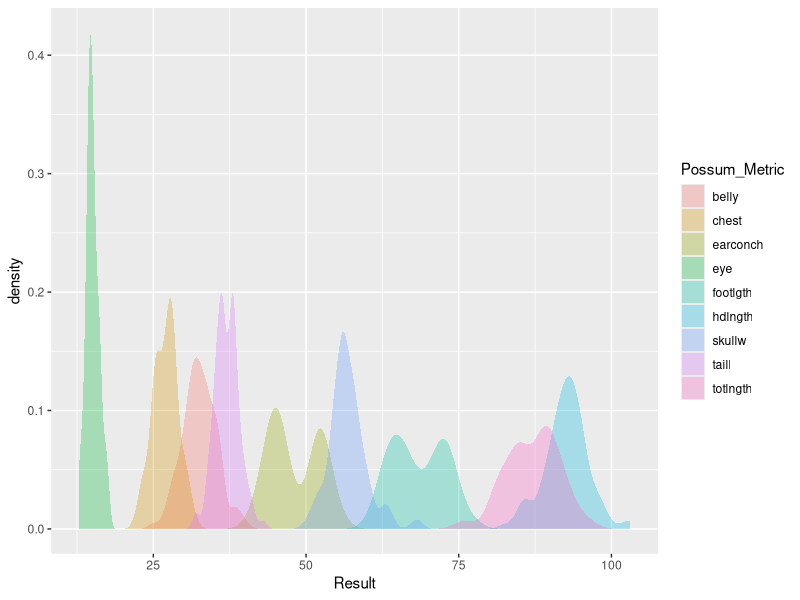

The R script that drew this image:
## ---- chunk 1
# Start by constructing a dataframe
date <- c("June 28, 2019", "June 29, 2019", "June 30, 2019",
          "July 1, 2019", "July 2, 2019")
time <- c("18:45", "16:36", "7:30", "14:22", "12:36")
patient.ID <- c("A", "B", "C", "D", "E") # Here is a vector of patient IDs
result <- c(5.3, 6.4, 4.1, 7.7, 5.3) # Here is a vector of results
df <- data.frame(patient.ID, result, date, time) 
# This generates a dataframe with four columns (variables) and five rows (observations)
df
## ---- chunk 2
str(df)
## ---- chunk 3
df <- data.frame(patient.ID, result, date, time, stringsAsFactors = FALSE)
str(df)
## ---- chunk 4
# Patient.ID to a character variable
df$patient.ID <- as.character(df$patient.ID) 
# This was already numeric, but I just wanted to show you how to do this
df$result <- as.numeric(df$result) 
## ---- chunk 5
library(lubridate)

mdy("Aug-20,1755")
mdy("Aug/20/1755")
mdy("08-20-1755")
mdy("08201755")
mdy("August 20, 1755")
mdy("August 20 1755")
#all work perfectly without any explicit statements about format.
## ---- chunk 6
#calculating the number of days since the Declaration of Independence
then <- mdy_hms("July 04,  1776 14:32:45")
then
now <- ymd_hms(Sys.time())
now
delta <- difftime(now, then, units = "days")
delta #wow

#calculating the number of days Canada has been a country
then <- mdy_hms("July 01,  1867 11:17:21")
then
now <- ymd_hms(Sys.time())
now
delta <- difftime(now, then, units = "days")
delta
## ---- chunk 7
df$date <- mdy(df$date) # note that I had to change "dmy()" to "mdy()".
## ---- chunk 8
# paste the date, followed by the time using a space as a separator into a new column
# called "date.time" in the "df" dataframe.
date.time <- paste(date, time, sep = " ") 
df <- data.frame(patient.ID, result, date.time, stringsAsFactors = FALSE)
df$date.time <- mdy_hm(date.time)
str(df)
## ---- chunk 9
log(df$result) # gives you the log of each result

# wrapping the log function with round, we can tell R how many decimals to round to
round(log(df$result), digits = 2) 
## ---- chunk 10
library(dplyr)

df$result %>%
  log() %>%
  round(digits = 2)  
## ---- chunk 11

df <- data.frame(patient.ID, result, date, time) # Re-generate your dataframe
str(df) # remind yourself that the columns are not formatted correctly

# Now apply the formatting using the pipe operator %>%

df<- df %>%
          mutate(patient.ID = as.character(patient.ID),
                 result = as.numeric(result),
                 date = as.character(date), # must be character variable for next step
                 time = as.character(time), # must be character variable for next step
                 date.time = mdy_hm(paste(date, time, sep = " ")))
str(df)

## ---- chunk 12
###Solution###
library(tidyverse)
K.data <- read.csv("Data_Files/Potassium.csv")
# this can be done one at a time using the method above, but a more efficient way to go about it is to use `mutate()`
K.data <- K.data %>% mutate(ORDERED_DATE = dmy_hm(ORDERED_DATE), 
                            RESULT_DATE= dmy_hm(RESULT_DATE),
                            RECEIVED_DATE =  dmy_hm(RECEIVED_DATE))  %>%
  mutate(TAT = difftime(RESULT_DATE, ORDERED_DATE, units = "min"), 
         lab.TAT = difftime(RESULT_DATE,RECEIVED_DATE, units = "min"))

K.data %>% 
  arrange(desc(TAT)) %>%
  head()

K.data %>% 
  arrange(desc(lab.TAT)) %>%
  head()

max(K.data$TAT)
summary(as.numeric(K.data$TAT))
quantile(K.data$TAT,probs = c(0.9,0.99))

max(K.data$lab.TAT)
K.data$ORDERED_DATE[which(K.data$lab.TAT==max(K.data$lab.TAT))]
summary(as.numeric(K.data$lab.TAT))
quantile(K.data$lab.TAT,probs = c(0.9,0.99))

#Note two things:
#1)	Scheduled orders are included.
#2)	There was a LIS downtime on Jan 29/2015.
## ---- chunk 13
sample.ids <- c("C001", "C002", "H001", "H002", "ZC001", "ZC002", "ZH001", "ZH002")
## ---- chunk 14
library(stringr)
#returns a TRUE or FALSE to the question "does the string contain the pattern ZC?"
grepl("Z", sample.ids) 
#returns the location of strings that contain the patern ZC
grep("Z", sample.ids)

## ---- chunk 15
gsub("Z", "QC", sample.ids) #what did this do? 
gsub("ZC001", "QC", sample.ids) #okay, now we're getting somewhere
## ---- chunk 16
gsub("Z.*", "QC", sample.ids) 
## ---- chunk 17
gsub("^Z.*", "QC", sample.ids) 
# Translation: begins with "Z" and has text after - useful to restrict the pattern to look only at strings that start with Z
gsub("ZC.*|ZH.*", "QC", sample.ids) 
# Translation: change ZC or ZH containing string to "QC"
## ---- chunk 18
sample.ids <- gsub("ZC.*", "Chemistry QC", sample.ids)
sample.ids <- gsub("ZH.*", "Hematology QC", sample.ids)
sample.ids
## ---- chunk 19
# This works if there is always a zero after the "C" in the patient result
gsub("^C0.*", "Patient", sample.ids) 

#works for any number after the "C"
gsub("^C[0-9].*", "Patient", sample.ids) 

# now we'll include an "or" so we can convert chem and heme samples to "Patient"
gsub("^C[0-9].*|^H[0-9].*", "Patient", sample.ids)

# side note that this works using letters as well as numbers
gsub("^[CH]0.*", "Patient", sample.ids) 
# 1) "^" starts with, 
# 2) "one of C or H", 
# 3) followed by a zero and 
# 4) "." any character, 
# 5) which appears "*" at least 0 times

gsub("^[A-Z]0.*", "Patient", sample.ids) # this will work with any letters from A to Z
## ---- chunk 20
qc.data <- read.csv(file = "Data_Files/QCData_Jun2019.csv", sep = ",")
str(qc.data)
# all columns are being imported as Factors because we didn't set stringsAsFactors to FALSE
head(qc.data) # gives you an idea of the type of data you're dealing with
## ---- chunk 21
as.numeric(qc.data$Result) 
## ---- chunk 22
as.numeric(as.character(qc.data$Result))
## ---- chunk 23
qc.data <- read.csv(file = "Data_Files/QCData_Jun2019.csv", stringsAsFactors = FALSE) 
# re-read the data using stringAsFactors = FALSE
qc.data$Result <- as.numeric(qc.data$Result) 
str(qc.data) # results are numeric
head(qc.data) # data looks good
## ---- chunk 24
is.na(qc.data$Result) 
# this is a logical variable that asks "is this value NA?" 
# not going to print it, but see the results

## ---- chunk 25
qc.data[is.na(qc.data$Result),] 
# there are four values in the dataset that are now NA, corresponding to specific sample ID's 
## ---- chunk 26
num.qcdata <- qc.data[!is.na(qc.data$Result),] 
head(num.qcdata)
str(num.qcdata) # perfect, no more NAs!
## ---- chunk 27
num.qcdata$Test <- gsub("ALB", "Albumin", num.qcdata$Test)
num.qcdata$Test <- gsub("ALT", "Alanine Aminotransferase", num.qcdata$Test)
num.qcdata$Test <- gsub("AMM", "Ammonia", num.qcdata$Test)
num.qcdata$Test <- gsub("BILD", "Bilirubin, Direct", num.qcdata$Test)
num.qcdata$Test <- gsub("BILT", "Bilirubin, Total", num.qcdata$Test)
## ---- chunk 28
possum <- read_csv("Data_Files/possum.csv") 
# note we used read_csv here (a tidyverse function) instead of read.csv() from base R.
# for the most part, the difference between read.csv() and read_csv() is minimal, 
# however:read_csv() is faster and does not require stringsAsFactors = FALSE to be 
# specified.

head(possum) # the anthropomorphic measurements of the possums are wide form

## ---- chunk 29
possum.long <- gather(possum, key = Possum_Metric, value = Result, 7:15)
head(possum.long,10)
## ---- chunk 30
#long data permits rapid calculations
group_by(.data = possum.long, key = Possum_Metric) %>%
  summarise(Mean = mean(Result),
            SD = sd(Result),
            "%CV" = (100*sd(Result)/mean(Result)))
## ---- chunk 31
#long data permits rapid visualizations (which we will cover later)
library(ggplot2)
p <- ggplot(possum.long, aes(x = Result, fill = Possum_Metric)) + 
  geom_density(alpha = 0.3, color = NA) 
p
## ---- chunk 32
possum.wide <- spread(possum.long, key = Possum_Metric, value = Result)
head(possum.wide, 10)
## ---- chunk 33
# Gives the desired output, but doesn't account for the different sites, QC levels, or analyzers
qc.means <- group_by(num.qcdata, key = Test) %>%
              summarise(Mean = mean(Result),
                        SD = sd(Result),
                        "%CV" = (100*sd(Result)/mean(Result)))
qc.means
## ---- chunk 34
# Here's something we can work with. Now we have a running mean, sd, and CV for the 7 days of QC for all levels of QC and from each site, down to the analyzer name.
qc.results <- num.qcdata %>%
                  group_by(Test, QC_Mnemonic, Site, Analyzer) %>%
                  summarise(N = length(Result), # tells how many QC results are in the table
                            Mean = round(mean(Result), 2), # the mean of those QC results
                            SD = round(sd(Result), 3),
                            "%CV" = round(100*sd(Result)/mean(Result), 1))
head(qc.results)

# if you want to see all results, you can print `qc.results` yourself. 
## ---- chunk 35
arrange(num.qcdata, Site)
## ---- chunk 36
arrange(num.qcdata, desc(Site))
## ---- chunk 37
arrange(num.qcdata, Result) # numeric variable
arrange(num.qcdata, Result_Date) # date variable
## ---- chunk 38
filter(num.qcdata, Site == "B") # all results from site B
filter(num.qcdata, Result < 10) # all results less than 10

# if you want to filter by multiple criteria, join the filter criteria using `&`
filter(num.qcdata, Site == "A" & Test == "AMM" & QC_Mnemonic == "CBALC1")

# if you want to include multiple sites in your output, use the "or" symbol, "|"
filter(num.qcdata, Site == "A" | Site == "B")

# alternatively, you can exclude a Site and/or a QC using !=
filter(num.qcdata, Site != "A" & QC_Mnemonic != "CBALC1")

# can also filter by date range
filter(num.qcdata, Result_Date >= "2018-06-01" & Result_Date < "2018-06-04")
## ---- chunk 39
select(num.qcdata, Test, Site, Result) # returns the named columns
select(num.qcdata, 1:7) # returns columns 1 to 7
